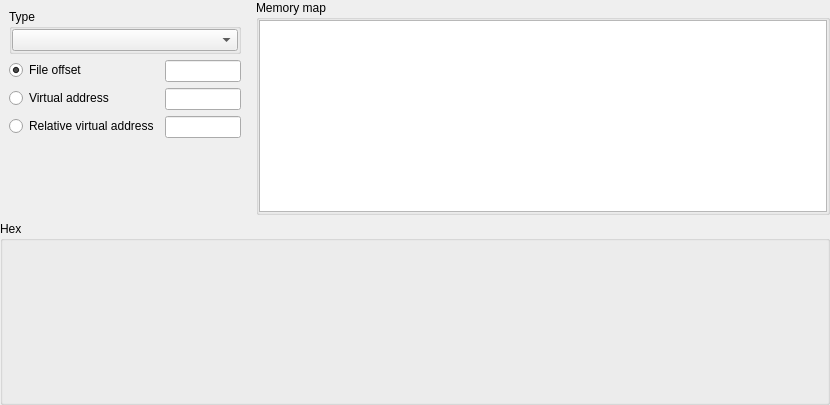
<?xml version="1.0" encoding="UTF-8"?>
<ui version="4.0">
 <class>XMemoryMapWidget</class>
 <widget class="QWidget" name="XMemoryMapWidget">
  <property name="geometry">
   <rect>
    <x>0</x>
    <y>0</y>
    <width>830</width>
    <height>405</height>
   </rect>
  </property>
  <property name="windowTitle">
   <string>Form</string>
  </property>
  <layout class="QVBoxLayout" name="verticalLayout_6">
   <property name="leftMargin">
    <number>0</number>
   </property>
   <property name="topMargin">
    <number>0</number>
   </property>
   <property name="rightMargin">
    <number>0</number>
   </property>
   <property name="bottomMargin">
    <number>0</number>
   </property>
   <item>
    <layout class="QHBoxLayout" name="horizontalLayout">
     <item>
      <widget class="QWidget" name="widgetLeft" native="true">
       <property name="maximumSize">
        <size>
         <width>250</width>
         <height>16777215</height>
        </size>
       </property>
       <layout class="QVBoxLayout" name="verticalLayout_2">
        <item>
         <widget class="QGroupBox" name="groupBoxType">
          <property name="title">
           <string>Type</string>
          </property>
          <layout class="QVBoxLayout" name="verticalLayout">
           <property name="leftMargin">
            <number>0</number>
           </property>
           <property name="topMargin">
            <number>0</number>
           </property>
           <property name="rightMargin">
            <number>0</number>
           </property>
           <property name="bottomMargin">
            <number>0</number>
           </property>
           <item>
            <widget class="QComboBox" name="comboBoxType"/>
           </item>
          </layout>
         </widget>
        </item>
        <item>
         <layout class="QFormLayout" name="formLayout">
          <item row="0" column="0">
           <widget class="QRadioButton" name="radioButtonFileOffset">
            <property name="text">
             <string>File offset</string>
            </property>
            <property name="checked">
             <bool>true</bool>
            </property>
           </widget>
          </item>
          <item row="0" column="1">
           <widget class="XLineEditHEX" name="lineEditFileOffset"/>
          </item>
          <item row="1" column="0">
           <widget class="QRadioButton" name="radioButtonVirtualAddress">
            <property name="text">
             <string>Virtual address</string>
            </property>
            <property name="checked">
             <bool>false</bool>
            </property>
           </widget>
          </item>
          <item row="1" column="1">
           <widget class="XLineEditHEX" name="lineEditFileVirtualAddress"/>
          </item>
          <item row="2" column="0">
           <widget class="QRadioButton" name="radioButtonRelativeVirtualAddress">
            <property name="text">
             <string>Relative virtual address</string>
            </property>
            <property name="checked">
             <bool>false</bool>
            </property>
           </widget>
          </item>
          <item row="2" column="1">
           <widget class="XLineEditHEX" name="lineEditRelativeVirtualAddress"/>
          </item>
         </layout>
        </item>
        <item>
         <spacer name="verticalSpacer">
          <property name="orientation">
           <enum>Qt::Vertical</enum>
          </property>
          <property name="sizeHint" stdset="0">
           <size>
            <width>20</width>
            <height>40</height>
           </size>
          </property>
         </spacer>
        </item>
       </layout>
      </widget>
     </item>
     <item>
      <widget class="QGroupBox" name="groupBoxMemoryMap">
       <property name="title">
        <string>Memory map</string>
       </property>
       <layout class="QVBoxLayout" name="verticalLayout_4">
        <property name="leftMargin">
         <number>0</number>
        </property>
        <property name="topMargin">
         <number>0</number>
        </property>
        <property name="rightMargin">
         <number>0</number>
        </property>
        <property name="bottomMargin">
         <number>0</number>
        </property>
        <item>
         <widget class="QTableView" name="tableView"/>
        </item>
       </layout>
      </widget>
     </item>
    </layout>
   </item>
   <item>
    <widget class="QGroupBox" name="groupBoxHex">
     <property name="title">
      <string>Hex</string>
     </property>
     <layout class="QVBoxLayout" name="verticalLayout_3">
      <property name="leftMargin">
       <number>0</number>
      </property>
      <property name="topMargin">
       <number>0</number>
      </property>
      <property name="rightMargin">
       <number>0</number>
      </property>
      <property name="bottomMargin">
       <number>0</number>
      </property>
      <item>
       <widget class="QStackedWidget" name="stackedWidgetHex">
        <property name="currentIndex">
         <number>0</number>
        </property>
        <widget class="QWidget" name="pageHex">
         <layout class="QVBoxLayout" name="verticalLayout_5">
          <property name="leftMargin">
           <number>0</number>
          </property>
          <property name="topMargin">
           <number>0</number>
          </property>
          <property name="rightMargin">
           <number>0</number>
          </property>
          <property name="bottomMargin">
           <number>0</number>
          </property>
          <item>
           <widget class="QHexView" name="widgetHex" native="true"/>
          </item>
         </layout>
        </widget>
        <widget class="QWidget" name="pageInvalid"/>
       </widget>
      </item>
     </layout>
    </widget>
   </item>
  </layout>
 </widget>
 <customwidgets>
  <customwidget>
   <class>XLineEditHEX</class>
   <extends>QLineEdit</extends>
   <header>xlineedithex.h</header>
  </customwidget>
  <customwidget>
   <class>QHexView</class>
   <extends>QWidget</extends>
   <header>qhexview.h</header>
   <container>1</container>
  </customwidget>
 </customwidgets>
 <resources/>
 <connections/>
</ui>
